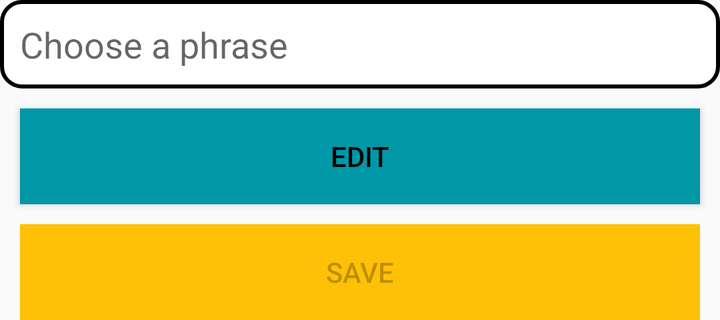
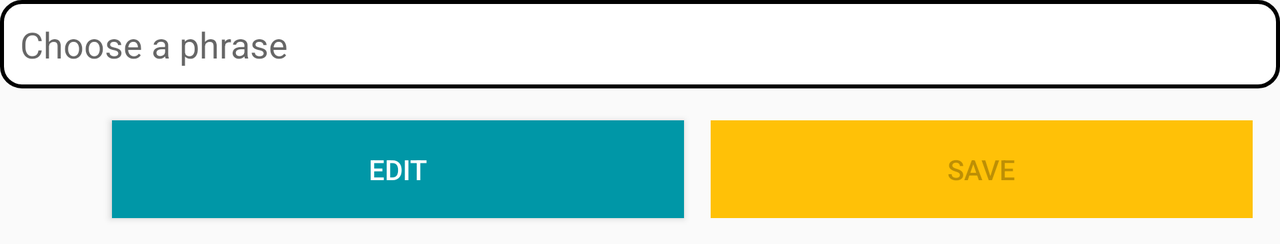

An Android layout and its configuration variant, each rendered on a device that would load it. The default file and the variant file are quoted in full after the pictures.
<!-- AndroidManifest.xml: application theme AppTheme -->
<!-- res/layout/bottom_container.xml -->
<?xml version="1.0" encoding="utf-8"?>
<LinearLayout xmlns:android="http://schemas.android.com/apk/res/android"
    android:layout_width="match_parent"
    android:layout_height="wrap_content"
    android:gravity="center"
    android:orientation="vertical">

    <EditText
        android:id="@+id/edit_phrase"
        android:layout_width="match_parent"
        android:layout_height="wrap_content"
        android:background="@drawable/rounded_edittext"
        android:hint="@string/enter_a_phrase"
        android:padding="10dp" />

    <Button
        android:id="@+id/edit_button"
        android:layout_width="match_parent"
        android:layout_height="wrap_content"
        android:layout_marginLeft="10dp"
        android:layout_marginTop="10dp"
        android:layout_marginRight="10dp"
        android:layout_weight="1"
        android:background="@color/colorPrimary"
        android:text="@string/edit"
        android:textColor="@color/Black"
        android:textSize="14sp" />

    <Button
        android:id="@+id/save_button"
        android:layout_width="match_parent"
        android:layout_height="wrap_content"
        android:layout_marginLeft="10dp"
        android:layout_marginTop="10dp"
        android:layout_marginRight="10dp"
        android:background="@color/accent"
        android:enabled="false"
        android:text="@string/save"
        android:textSize="14sp" />



</LinearLayout>
<!-- resources referenced by this layout -->
<resources>
  <color name="Black">#000000</color>
  <color name="accent">#FFC107</color>
  <color name="colorPrimary">#0097A7</color>
  <!-- drawable rounded_edittext (drawable) -->
  <?xml version="1.0" encoding="utf-8"?>
  <shape xmlns:android="http://schemas.android.com/apk/res/android" >
  
      <solid android:color="#FFFFFF" />
      <stroke
          android:width="2dp"
          android:color="@color/Black" />
      <corners
          android:radius="10dp"
          />
  
  </shape>
  <string name="edit">Edit</string>string&gt;
  <string name="enter_a_phrase">Choose a phrase</string>
  <string name="save">Save</string>
  <style name="AppTheme" parent="Theme.AppCompat.Light.DarkActionBar">
          
          <item name="colorPrimary">@color/colorPrimary</item>
          <item name="colorPrimaryDark">@color/Black</item>
          <item name="colorAccent">@color/accent</item>
      </style>
</resources>
<!-- res/layout-land/bottom_container.xml (the repository's variant of the layout above) -->
<!-- drawn on the phone turned sideways -->
<?xml version="1.0" encoding="utf-8"?>
<LinearLayout xmlns:android="http://schemas.android.com/apk/res/android"
    xmlns:app="http://schemas.android.com/apk/res-auto"
    xmlns:tools="http://schemas.android.com/tools"
    android:layout_width="match_parent"
    android:layout_height="wrap_content"
    android:gravity="center"
    android:orientation="vertical">

    <EditText
        android:id="@+id/edit_phrase"
        android:layout_width="match_parent"
        android:layout_height="wrap_content"
        android:background="@drawable/rounded_edittext"
        android:hint="@string/enter_a_phrase"
        android:padding="10dp"
        app:layout_constraintEnd_toEndOf="parent"
        app:layout_constraintStart_toStartOf="parent" />

    <androidx.constraintlayout.widget.ConstraintLayout
        android:layout_width="match_parent"
        android:layout_height="78dp"
        android:layout_weight="1"
        android:orientation="horizontal">

        <Button
            android:id="@+id/edit_button"
            android:layout_width="286dp"
            android:layout_height="49dp"
            android:layout_marginStart="56dp"
            android:layout_marginTop="16dp"
            android:layout_weight="1"
            android:background="@color/colorPrimary"
            android:text="@string/edit"
            android:textColor="@color/White"
            android:textSize="14sp"
            app:layout_constraintStart_toStartOf="parent"
            app:layout_constraintTop_toTopOf="parent" />

        <Button
            android:id="@+id/save_button"
            android:layout_width="271dp"
            android:layout_height="49dp"
            android:layout_marginTop="16dp"
            android:background="@color/accent"
            android:enabled="false"
            android:text="@string/save"
            android:textSize="14sp"
            app:layout_constraintEnd_toEndOf="parent"
            app:layout_constraintHorizontal_bias="0.489"
            app:layout_constraintStart_toEndOf="@+id/edit_button"
            app:layout_constraintTop_toTopOf="parent" />
    </androidx.constraintlayout.widget.ConstraintLayout>


</LinearLayout>
<!-- resources referenced by the variant -->
<!-- as the phone turned sideways resolves them -->
<resources>
  <color name="White">#ffffff</color>
  <color name="accent">#FFC107</color>
  <color name="colorPrimary">#0097A7</color>
  <!-- drawable rounded_edittext (drawable) -->
  <?xml version="1.0" encoding="utf-8"?>
  <shape xmlns:android="http://schemas.android.com/apk/res/android" >
  
      <solid android:color="#FFFFFF" />
      <stroke
          android:width="2dp"
          android:color="@color/Black" />
      <corners
          android:radius="10dp"
          />
  
  </shape>
  <string name="edit">Edit</string>string&gt;
  <string name="enter_a_phrase">Choose a phrase</string>
  <string name="save">Save</string>
  <style name="AppTheme" parent="Theme.AppCompat.Light.DarkActionBar">
          
          <item name="colorPrimary">@color/colorPrimary</item>
          <item name="colorPrimaryDark">@color/Black</item>
          <item name="colorAccent">@color/accent</item>
      </style>
  <color name="Black">#000000</color>
</resources>
